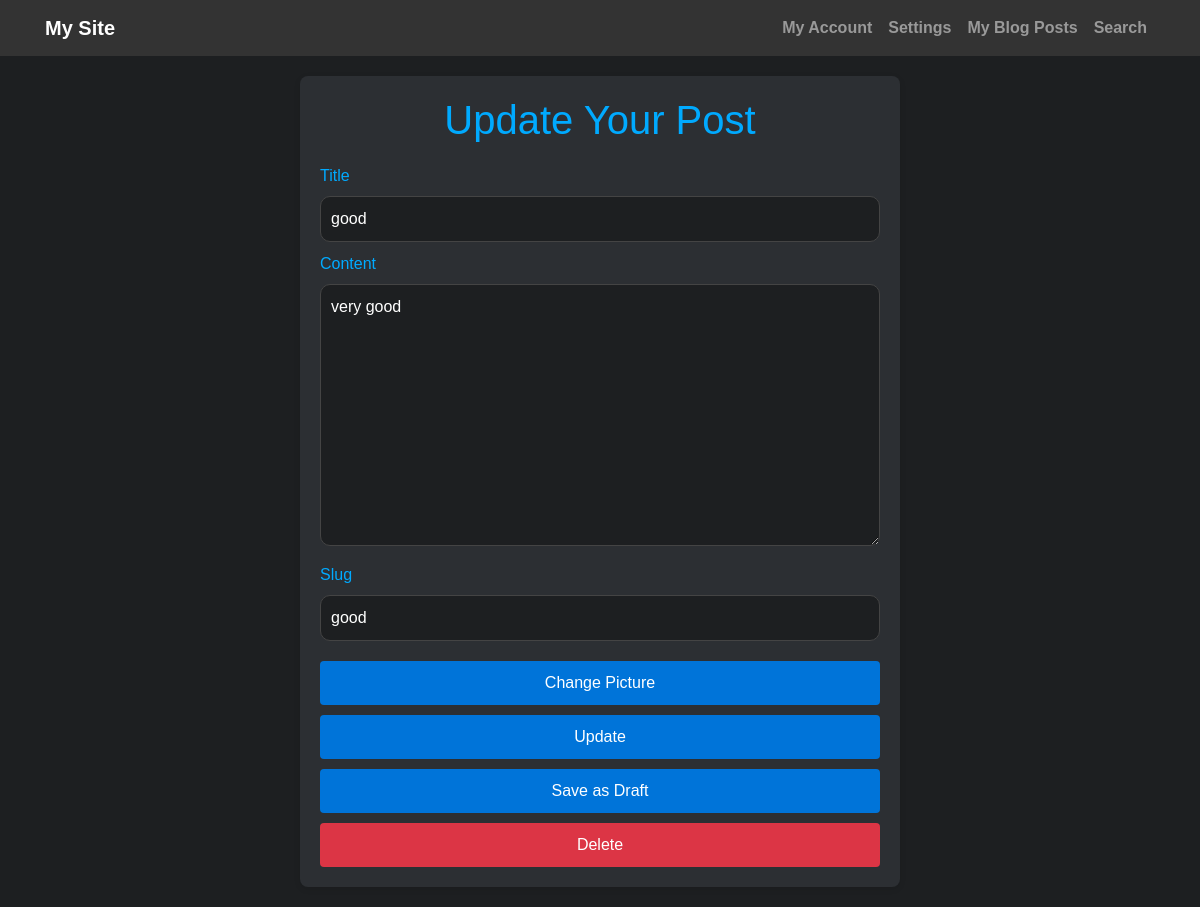
The app's page /update-good/ (signed in) with its own data.
### authentication/models.py (models this page shows)
class BlogPost(models.Model):
    user = models.ForeignKey(User, null=True, on_delete=models.CASCADE)
    title = models.CharField(max_length=100, null=False)
    content = models.TextField(max_length=10000, null=False)
    publish = models.BooleanField(null=False, default=False)
    pic = models.ImageField(upload_to='image/', null=True, blank=True)
    date = models.DateField(auto_now_add=False, null=True)
    time = models.TimeField(auto_now_add=False, null=True)
    slug = models.SlugField(unique=True, null=False)
    class Meta:
        ordering = ['-pk', 'date']

### Reg/views.py (the view, shortened to what this page needs)
# urls.py: path('update-<slug>/', UpdateBlogPost, name='update_blog_post'),
def UpdateBlogPost(request, slug):
    try:
        obj = BlogPost.objects.get(slug=slug)
    except BlogPost.DoesNotExist:
        return render(request, 'updatebp.html', {"message": "Post not found."})
    context = {"obj": obj}
    return render(request, "updatebp.html", context)

### Reg/templates/updatebp.html (shortened to what this page needs)
<!DOCTYPE html>
<html lang="en">
<head>
    <link rel="stylesheet" href="https://stackpath.bootstrapcdn.com/bootstrap/4.5.2/css/bootstrap.min.css">
</head>
<body>
    <nav class="navbar navbar-expand-lg navbar-dark">
        <div class="container">
            <a class="navbar-brand" href="#">My Site</a>
            <div class="collapse navbar-collapse" id="navbarNav">
                <ul class="navbar-nav ml-auto">
                    <li class="nav-item">
                        <a class="nav-link" href='/update'>My Account</a>
                    </li>
                    <li class="nav-item">
                        <a class="nav-link" href='/mysettings'>Settings</a>
                    </li>
                    <li class="nav-item">
                        <a class="nav-link" href='/myblogposts'>My Blog Posts</a>
                    </li>
                    <li class="nav-item">
                        <a class="nav-link" href='/search'>Search</a>
                    </li>
                </ul>
            </div>
        </div>
    </nav>
    <div class="signup-container">
        <h1>Update Your Post</h1>
        <form method="post" action="." enctype="multipart/form-data">
            {% if user.is_authenticated %}
                {% if obj %}
                    {% if obj.user == request.user %}
                        <label for="title">Title</label>
                        <input type="text" id="title" name="title" value="{{ obj.title }}" placeholder="Title">
                        <label for="content">Content</label>
                        <textarea id="content" name="content" rows="10" placeholder="Content">{{ obj.content }}</textarea>
                        <label for="slug">Slug</label>
                        <input type="text" id="slug" name="slug" value="{{ obj.slug }}" placeholder="Slug">
                        <button type="button" id="change-pic-btn">Change Picture</button>
                        <button name="update" type="submit">Update</button>
                        <button name="save_draft" type="submit">Save as Draft</button>
                        <button name="delete" class="delete" type="submit">Delete</button>
                    {% else %}
                        <p>You can't edit this post</p>
                        <a href="/myblogposts" class="button">Go to Your Blog Posts</a>
                    {% endif %}
                {% endif %}
            {% else %}
                <p>You need to log in to edit posts.</p>
            {% endif %}
        </form>
    </div>
</body>
</html>

### Reg/templates/updatebp.html (style rules this page uses)
body { font-family: Arial, sans-serif; background-color: #1d1f21; color: #fff; margin: 0; padding: 0; }
.navbar { background-color: #333; }
.navbar a { color: #fff; font-weight: bold; transition: color 0.3s; }
.signup-container { max-width: 600px; padding: 20px; background-color: #2c2f33; border-radius: 8px; box-shadow: 0 2px 6px rgba(0, 0, 0, 0.1); margin: 20px auto; }
h1 { text-align: center; color: #00aaff; margin-bottom: 20px; }
label { color: #00aaff; }
input[type="text"], textarea { width: 100%; padding: 10px; margin-bottom: 10px; border: 1px solid #444; border-radius: 10px; background-color: #1d1f21; color: #fff; }
button { padding: 10px 20px; background-color: #0074d9; color: #ffffff; border: none; border-radius: 4px; cursor: pointer; width: 100%; transition: background-color 0.3s ease; margin-top: 10px; }
button.delete { background-color: #dc3545; }

### records on screen
BlogPost: title "good", content "very good", slug "good"
